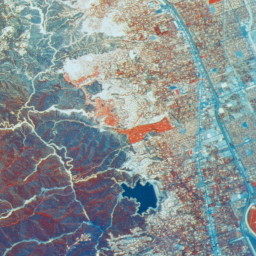
//> input picture images/Aerial.bmp, 256 x 256 px
$ ./guided ../images/Aerial.bmp   (built with g++ and OpenCV 4)
//> lines starting //> are read from the running program, lines starting //| are printed output that depends on the picture
#include <iostream>
#include <stdio.h>
#include <opencv2/opencv.hpp>

using namespace std;

void q(cv::Mat guide, cv::Mat src, cv::Mat filtered, int i1, int i2, int d, double eps) {
    // 画素(i1,i2)を含む各パッチについて係数を求める
    double a = 0; // ここにd*d個の係数を足していく
    double b = 0; // 同上
    int range = d - 1; // range=2
    for (int k1=i1-range; k1<=i1; ++k1) {
        for (int k2=i2-range; k2<=i2; ++k2) {
            // いまの(k1,k2)を左上とするパッチについて計算する
            double sum1 = 0;
            double mu = 0;
            double p = 0;
            for (int m=0; m<=range; ++m) {
                for (int n=0; n<=range; ++n) {
                    sum1 += guide.at<uchar>(k1+m, k2+n) * src.at<uchar>(k1+m, k2+n);
                    mu += guide.at<uchar>(k1+m, k2+n);
                    p += src.at<uchar>(k1+m, k2+n);
                }
            }
            sum1 /= (d*d);
            mu /= (d*d);
            p /= (d*d);

            double sigma = 0;
            for (int m=0; m<=range; ++m) {
                for (int n=0; n<=range; ++n) {
                    sigma += pow((guide.at<uchar>(k1+m, k2+n) - mu), 2);
                }
            }
            sigma /= (d*d);

            // 求めた係数を累積
            a += ((sum1 - mu * p) / (sigma + eps));
            b += (p - (sum1 - mu * p) / (sigma + eps) * mu);
        }
    }
    // 係数の平均を求める
    a /= (d*d);
    b /= (d*d);

    filtered.at<double>(i1-range, i2-range) = a * guide.at<uchar>(i1, i2) + b;
}

cv::Mat guided(cv::Mat guide, cv::Mat src, int d, double eps) {
    cv::Mat filteredImage = cv::Mat::zeros(src.rows-2*(d-1), src.cols-2*(d-1), CV_64F); // 256*256
    int width = src.cols; // 260
    int height = src.rows; // 260
    int start = d - 1; // 2
    int end_h = height - d; // 260-3=257
    int end_w = width - d; // 257
    for (int i1=start; i1<=end_h; ++i1) {
        for (int i2=start; i2<=end_w; ++i2) {
            // 各画素について変換
            q(guide, src, filteredImage, i1, i2, d, eps);
        }
    }
    return filteredImage;
}

int main(int argc, char** argv) {
    // ノイズ付き入力画像
    cv::Mat src = cv::imread(argv[1]);
//> src is the input picture: 256 rows x 256 cols, CV_8UC3; mean B, G, R 145.7, 144.1, 134.9

    // 余白を追加
    int r = 8;
    cv::copyMakeBorder(src, src, r-1, r-1, r-1, r-1, cv::BORDER_CONSTANT, cv::Scalar(0,0,0));
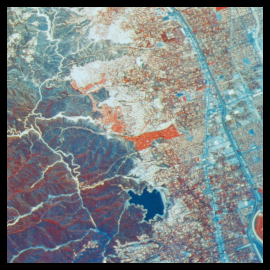
//> src: 270 rows x 270 cols, CV_8UC3; mean B, G, R 131, 129.5, 121.3

    // BGRに分割
    vector<cv::Mat> split;
    cv::split(src, split);
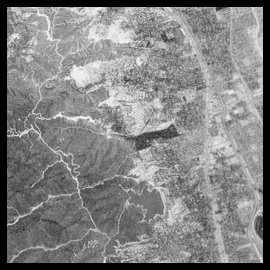
//> split[0]: 270 rows x 270 cols, CV_8UC1; min 0, max 245, mean 131
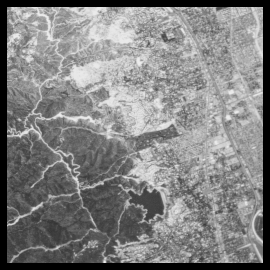
//> split[1]: 270 rows x 270 cols, CV_8UC1; min 0, max 238, mean 129.5
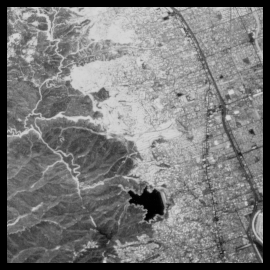
//> split[2]: 270 rows x 270 cols, CV_8UC1; min 0, max 216, mean 121.3
    cv::Mat src_blue = split.at(0);
    cv::Mat src_green = split.at(1);
    cv::Mat src_red = split.at(2);

    // BGRごとにフィルタ
    double eps = 100;
    printf("Processing...\n");
    cv::Mat filtered_blue = guided(src_blue, src_blue, r, eps);
//> after the loop in guided, `for (int i1=start; i1<=end_h; ++i1)`:
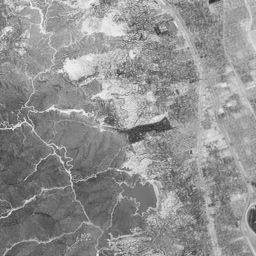
//> filteredImage: 256 rows x 256 cols, CV_64FC1; min 42.2, max 239.8, mean 145.6
    printf("Blue finished.\n");
    cv::Mat filtered_green = guided(src_green, src_green, r, eps);
//> call 2 of guided, with d = 8, eps = 100
//> after the loop in guided (call 2), `for (int i1=start; i1<=end_h; ++i1)`:
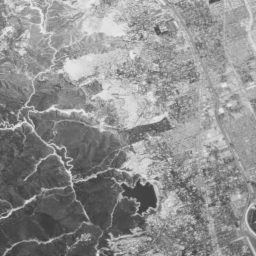
//> filteredImage: 256 rows x 256 cols, CV_64FC1; min 59.25, max 233.7, mean 144
    printf("Green finished.\n");
    cv::Mat filtered_red = guided(src_red, src_red, r, eps);
//> call 3 of guided, with d = 8, eps = 100
//> after the loop in guided (call 3), `for (int i1=start; i1<=end_h; ++i1)`:
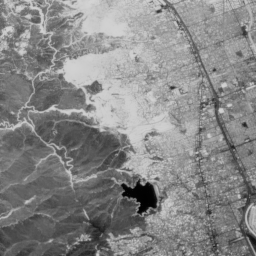
//> filteredImage: 256 rows x 256 cols, CV_64FC1; min 1.7, max 212.3, mean 134.9
    printf("Red finished.\n");

    // 統合
    cv::Mat filtered;
    vector<cv::Mat> filtered_split = {filtered_blue, filtered_green, filtered_red};
    cv::merge(filtered_split, filtered);
    cv::imwrite("filtered.png", filtered);
    printf("Finished.\nr: %d\neps: %f\n", r, eps);

    return 0;
}

$ run again, on images/Balloon.bmp
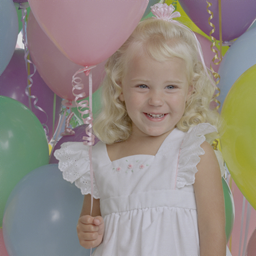
//> input picture images/Balloon.bmp, 256 x 256 px
//> src is the input picture: 256 rows x 256 cols, CV_8UC3; mean B, G, R 131.5, 137.9, 146.4
//> src: 270 rows x 270 cols, CV_8UC3
//> after the loop in guided (call 2), `for (int i1=start; i1<=end_h; ++i1)`:
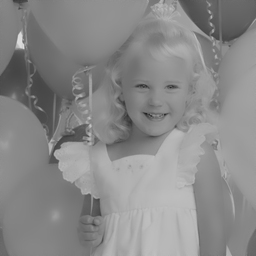
//> filteredImage: 256 rows x 256 cols, CV_64FC1; min 33.37, max 223.9, mean 137.8
//> after the loop in guided (call 3), `for (int i1=start; i1<=end_h; ++i1)`:
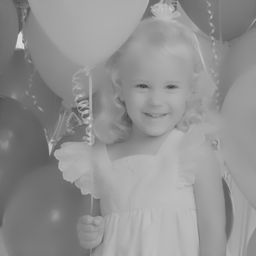
//> filteredImage: 256 rows x 256 cols, CV_64FC1; min 44.45, max 222.4, mean 146.3

$ run again, on images/Earth.bmp
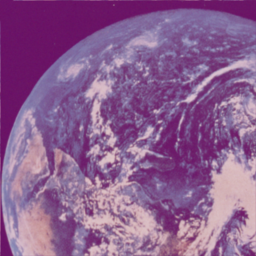
//> input picture images/Earth.bmp, 256 x 256 px
//> src is the input picture: 256 rows x 256 cols, CV_8UC3; mean B, G, R 144.1, 95.4, 140.1
//> src: 270 rows x 270 cols, CV_8UC3
//> after the loop in guided (call 2), `for (int i1=start; i1<=end_h; ++i1)`:
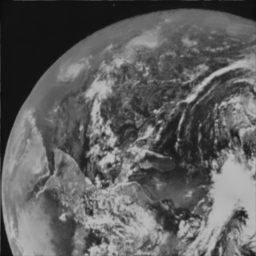
//> filteredImage: 256 rows x 256 cols, CV_64FC1; min 12.61, max 194.3, mean 95.3
//> after the loop in guided (call 3), `for (int i1=start; i1<=end_h; ++i1)`:
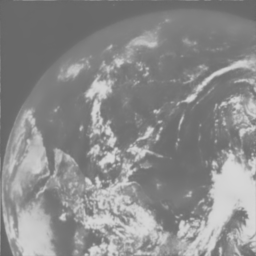
//> filteredImage: 256 rows x 256 cols, CV_64FC1; min 99.11, max 217, mean 140
